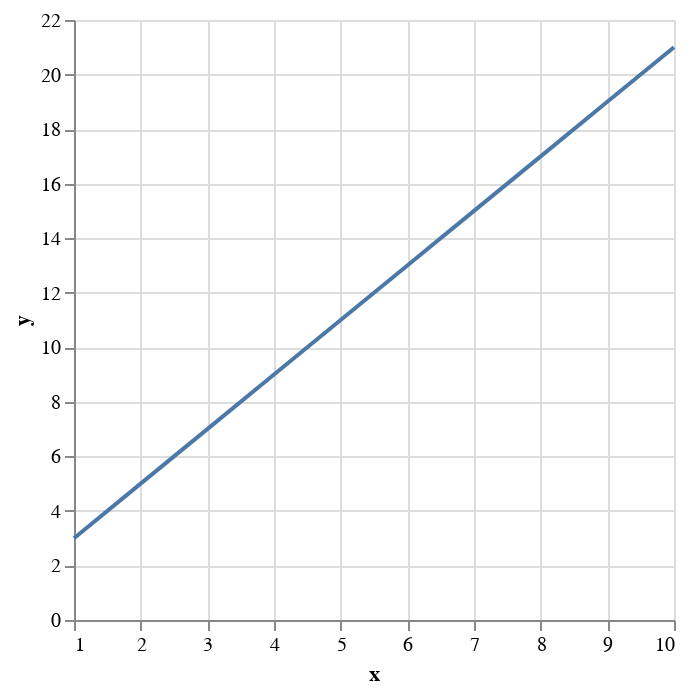

The notebook cell saved with this chart:
### Code cell
import altair as alt
import numpy as np
import pandas as pd

# Generate a range of x-values
x_values = np.arange(1, 11)

# Apply a linear function to generate y-values
y_values = 2 * x_values + 1

# Create a DataFrame from the x and y values
data = pd.DataFrame({"x": x_values, "y": y_values})

# Create chart
alt.Chart(data).mark_line().encode(x="x", y="y")

### Figure 1 — Vega-Lite specification as saved in the notebook (floating-point values rounded to 4 significant figures)
{"config": {"view": {"continuousWidth": 300, "continuousHeight": 300}}, "data": {"name": "data-f58dbc33cdac196ba98e0dcd57375881"}, "mark": {"type": "line"}, "encoding": {"x": {"field": "x", "type": "quantitative"}, "y": {"field": "y", "type": "quantitative"}}, "$schema": "https://vega.github.io/schema/vega-lite/v5.8.0.json", "datasets": {"data-f58dbc33cdac196ba98e0dcd57375881": [{"x": 1, "y": 3}, {"x": 2, "y": 5}, {"x": 3, "y": 7}, {"x": 4, "y": 9}, {"x": 5, "y": 11}, {"x": 6, "y": 13}, {"x": 7, "y": 15}, {"x": 8, "y": 17}, {"x": 9, "y": 19}, {"x": 10, "y": 21}]}}
